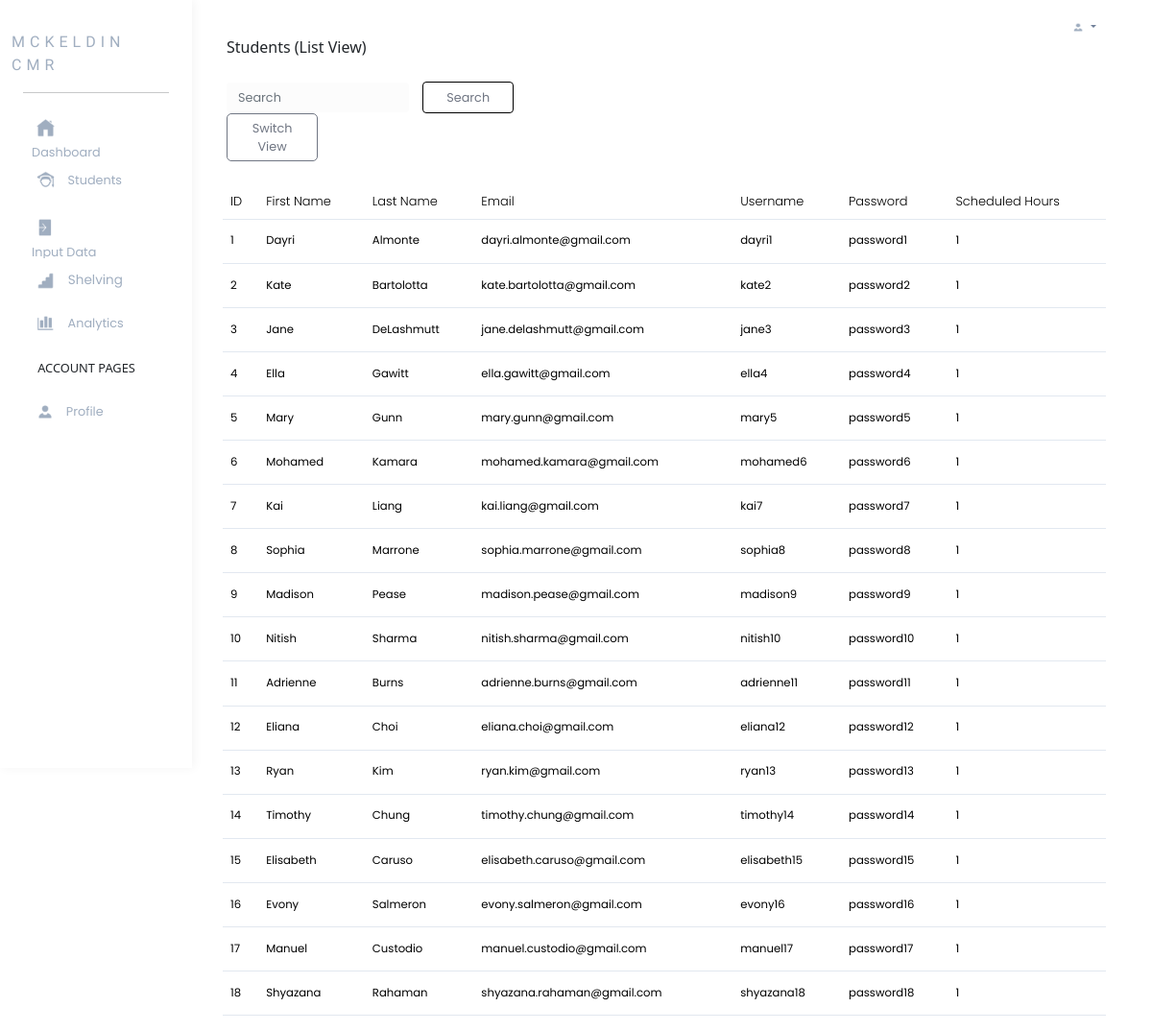
Page /supervisor-student-list-view on the earlier database version.
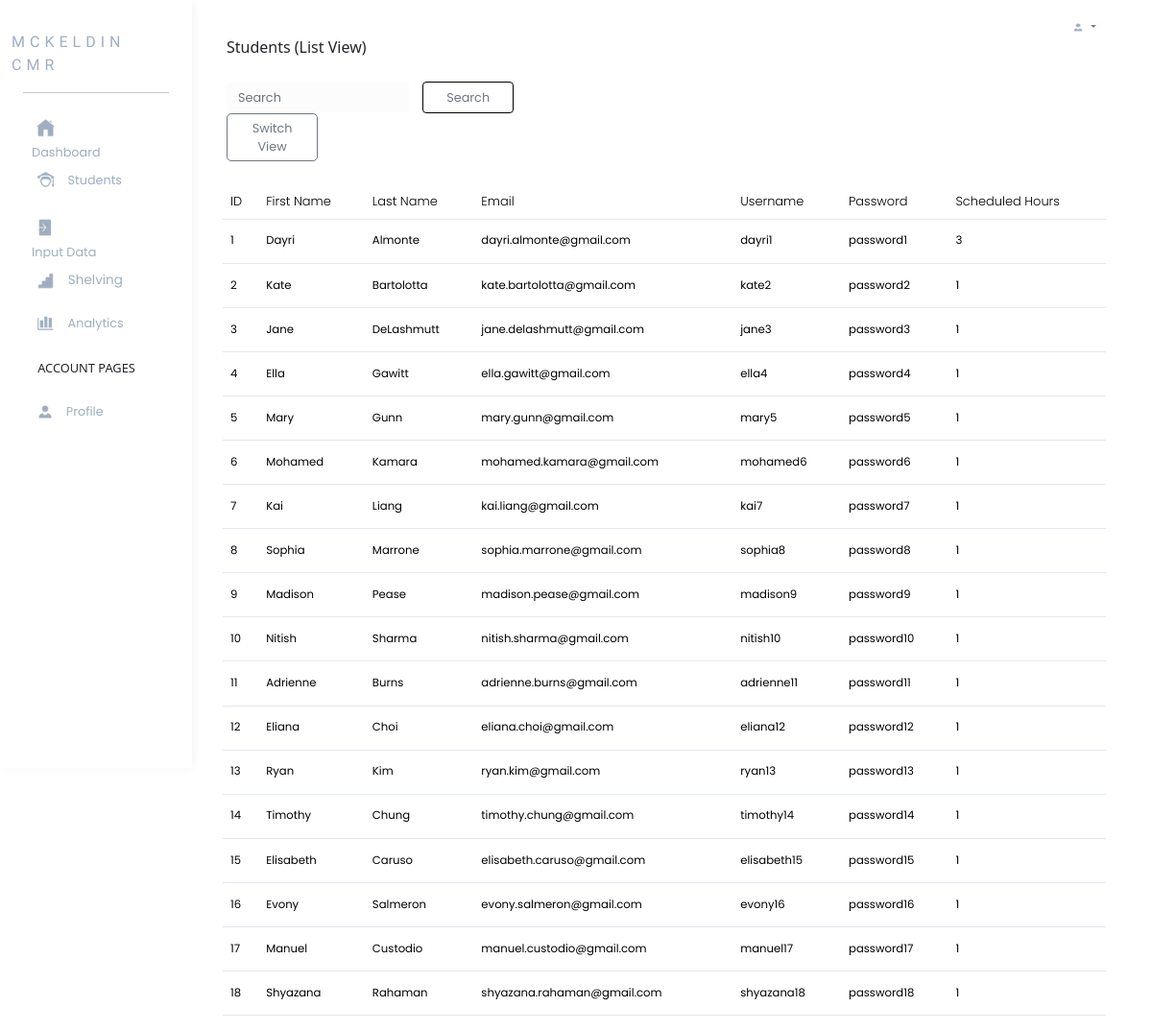
Same page on the later database version.
### models.py (models this page shows, shortened)
class Student(db.Model):
    __tablename__ = 'STUDENT'
    student_id = db.Column(db.Integer, primary_key=True, autoincrement=True)
    student_fname = db.Column(db.VARCHAR(50), nullable=False)
    student_lname = db.Column(db.VARCHAR(50), nullable=False)
    student_email = db.Column(db.VARCHAR(100), nullable=False, unique=True)
    student_username = db.Column(db.VARCHAR(100), nullable=False, unique=True)
    student_password = db.Column(db.VARCHAR(30), nullable=False)
    student_hours = db.Column(db.Integer, nullable=False)

### app.py (the view, shortened to what this page needs)
@app.route('/supervisor-student-list-view')
def supervisor_student_list_view():
    students = Student.query.order_by(Student.student_id).all()
    search_query = request.args.get('search_query', '').lower()
    return render_template('supervisor-student-list-view.html', students=students)

### template/supervisor-student-list-view.html (shortened to what this page needs)
{%extends 'supervisor-navbar-base.html'%}
{%block child_content%}
<p>Students (List View)</p>
{%endblock%}
{%block page_content%}
<div class="container">
    <div class="row mt-2">
      <div class="supervisor-student-list-search">
        <form class="col-10 form-inline my-2 my-lg-0" id="search_form" action="{{ url_for('supervisor_student_overall_view') }}" method="get">
          <input class="form-control mr-sm-2" type="search" placeholder="Search" aria-label="Search" id="search_bar" name="search_query" value="{{ request.args.get('search_query', '') }}">
          <button class="btn btn-outline-success my-2 my-sm-0" type="submit" id="search_button">Search</button>
        </form>
      </div>
      <div class="supervisor-student-list-buttons">
        <a href="/supervisor-student-overall-view" id="switch_view_button">Switch View</a>
      </div>
    </div>
    <div class="row ps-2 pe-5 flex-grow-1">
                <table class="table mt-4 table-hover mytable" id="student_list_view_table">
                  <thead>
                    <tr>
                      <th scope="col">ID</th>
                      <th scope="col">First Name</th>
                      <th scope="col">Last Name</th>
                      <th scope="col">Email</th>
                      <th scope="col">Username</th>
                      <th scope="col">Password</th>
                      <th scope="col">Scheduled Hours</th>
                    </tr>
                  </thead>
                  <tbody>
                    {% for each_student in students %}
                    <tr class="clickable-row" id="student_overall_view_row" data-href="/supervisor-student">
                        <td class="student_overall_view_number">{{ each_student['student_id'] }}</td>
                        <td class="student_overall_view_number">{{ each_student['student_fname'] }}</td>
                        <td class="student_overall_view_number">{{ each_student['student_lname'] }}</td>
                        <td class="student_overall_view_number">{{ each_student['student_email'] }}</td>
                        <td class="student_overall_view_number">{{ each_student['student_username'] }}</td>
                        <td class="student_overall_view_number">{{ each_student['student_password'] }}</td>
                        <td class="student_overall_view_number">{{ each_student['student_hours'] }}</td>
                    </tr>
                    {% endfor %}
                </tbody>
                </table>
    </div>
</div>
{%endblock%}

### template/supervisor-navbar-base.html (shortened to what this page needs)
<!DOCTYPE html>
<html lang="en">
<head>
    <link href="https://cdn.jsdelivr.net/npm/bootstrap@5.0.2/dist/css/bootstrap.min.css" rel="stylesheet">
    <link rel="stylesheet" href="/static/css/supervisor.css">
</head>
<body>
    <div class="col-2 navbar-content p-4" id="navbar">
        <a href="/supervisor-dashboard" class="row justify-content-center" id="title">MCKELDIN CMR</a>
        <hr>
        <ul class="nav flex-column">
            <li class="navbar-li active">
                <a href="/supervisor-dashboard" class="image-container">
                    <img class="front" src="static/images/home-gray.png" alt="First Image">
                    <p class="navbar-item">Dashboard</p>
                </a>
            </li>
            <li class="navbar-li">
                <a class="image-container" href="/supervisor-student-overall-view">
                    <img class="front" src="static/images/student-gray.png" alt="First Image">
                    <p class="navbar-item">Students</p>
                </a>
            </li>
            <li class="navbar-li">
                <a class="image-container" href="/supervisor-input-data">
                    <img class="front" src="static/images/data-input-gray.png" alt="First Image">
                    <p class="navbar-item">Input Data</p>
                </a>
            </li>
            <li class="navbar-li">
                <div class="accordion" id="accordion-shelving">
                    <div class="accordion-item">
                        <h2 class="accordion-header">
                            <div class="image-container">
                                <button class="accordion-button collapsed navbar-item" type="button" data-bs-toggle="collapse" data-bs-target="#collapseTwo" aria-expanded="false" aria-controls="collapseTwo">
                                    <img class="front" src="static/images/floor-gray.png" alt="First Image">
                                    Shelving
                                </button>
                            </div>
                        </h2>
                    </div>
                </div>
            </li>
            <li class="navbar-li">
                <a class="image-container" href="/supervisor-analytics">
                    <img class="front" src="static/images/analytics-gray.png" alt="First Image">
                    <p class="navbar-item">Analytics</p>
                </a>
            </li>
        </ul>
        <p class="account-pages">ACCOUNT PAGES</p>
        <ul class="nav flex-column">
            <li class="navbar-li">
                <a class="image-container" href="">
                    <img class="front" src="static/images/profile-gray.png" alt="First Image">
                    <p class="navbar-item">Profile</p>
                </a>
            </li>
        </ul>
    </div>
    <div id="col page-content">
        <div class="row pt-2">
            <div class="dropdown">
                <button class="btn btn-secondary dropdown-toggle" id="account_button" type="button" data-bs-toggle="dropdown" aria-expanded="false">
                    <img src="static/images/profile-gray.png" alt="" id="account_icon">
                </button>
            </div>
        </div>
        <div class="row ps-4" id="page_title">
            {% block child_content %}
            {% endblock %}
        </div>
        <div class="row ps-4">
            {% block page_content %}
            {% endblock %}
        </div>
    </div>
</body>
</html>

### static/css/supervisor.css (style rules this page uses)
div#navbar { float: left; height: 100vh; }
#title { font-family: 'League Spartan'; letter-spacing: 5px; margin-top: 5%; margin-bottom: 10%; }
.nav.flex-column { list-style: none; font-family: 'Poppins'; padding: 0; }
a { color: #A0AEC0; text-decoration: none; vertical-align: middle; }
img.front, img.back { width: 30%; height: auto; padding: 5%; border-radius: 10px; margin-right: 5%; vertical-align: middle; }
img.front { display: inline-block; }
.image-container { display: inline-block; margin-top: 2%; margin-bottom: 2%; padding-top: 2%; padding-bottom: 2%; padding-left: 6%; padding-right: 30%; font-size: 80%; }
div#navbar { box-shadow: 2px 0px 10px rgb(244, 244, 244); }
.account-pages { font-weight: 500; font-size: 80%; margin-left: 10%; margin-top: 5%; }
.navbar-item { display: inline-block; vertical-align: middle; margin: 0; color: #A0AEC0; }
#accordion-shelving .accordion-button { border: none; width: 100%; padding: 0; font-size: 53%; }
#accordion-shelving .accordion-item { border: none; }
button#account_button { background-color: white; color: #708099; font-family: 'Poppins'; font-size: 80%; outline: none; border: none; padding: 0; width: 6%; float: right; margin-right: 3%; }
img#account_icon { width: 20%; height: auto; }
div.dropdown { float: right; margin-top: 1%; }
div#page_title { font-weight: 500; font-size: 100%; }
tbody, td, tfoot, thead, tr { border-style: none; color: #A0AEC0; font-family: 'Poppins'; font-size: 90%; }
th { border: none; color: black; font-weight: 300; }
input#search_bar { width: 20%; background-color: #FCFCFC; border: none; font-family: 'Poppins'; font-size: 80%; color: #707683; display: inline-block; margin-right: 1%; }
button#search_button { width: 10%; font-family: 'Poppins'; font-size: 80%; color: #707683; display: inline-block; border-color: black; display: inline-block; }
#switch_view_button { border-color: #707683; border-style: solid; border-width: thin; border-radius: 5px; padding-left: 1%; padding-right: 1%; padding-top: .5%; padding-bottom: .5%; color: #707683; background-color: white; width: 10%; font-size: 80%; display: inline-block; font-family: 'Poppins'; text-align: center; }
.mytable>tbody>tr>td { padding-top: 1.5%; padding-bottom: 1.5%; color: black; }
.student_overall_view_number { text-align: left; }
tr#student_overall_view_row { border-top-style: solid; border-top-width: thin; border-top-color: #E2E8F0; border-bottom-style: solid; border-bottom-width: thin; border-bottom-color: #E2E8F0; }
#search_form { width: 100%; padding:0; }

Differences in the rows shown:
changed Student "Dayri": student_hours "1" → "3"
